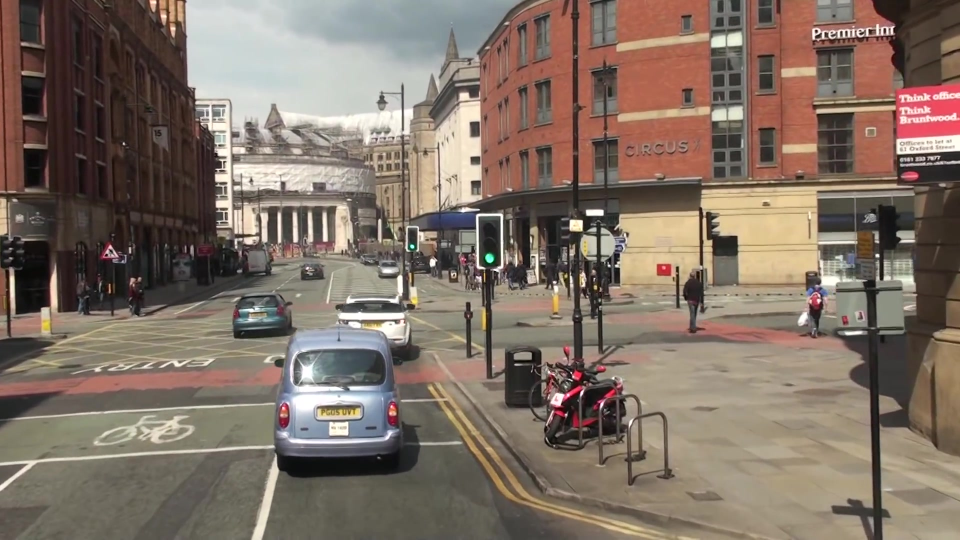
#> input picture example.jpg, 1920 x 1080 px (shown at 1/2 size)
$ jupyter execute tester.ipynb
#> lines starting #> are read from the running program, lines starting #| are printed output that depends on the picture; after the words box and inside, x2 and y2 are one past the last pixel; in counts of white or black regions, pixels touching at a corner belong together
### utils/bounding_box.py
import cv2
import numpy as np


def draw_bounding_boxes(image, boxes, class_names, colors):
    for box in boxes:
        x, y, w, h = box[1:]
        left = int(x - w/2)
        top = int(y - h/2)
        right = int(x + w/2)
        bottom = int(y + h/2)
        class_id = int(box[0])
        class_name = class_names[class_id]
        color = colors[class_id]
        cv2.rectangle(image, (left, top), (right, bottom), color, thickness=2)
        cv2.putText(image, class_name, (left, top-10), cv2.FONT_HERSHEY_SIMPLEX, fontScale=0.5, color=color, thickness=1)

# [15 lines left out: function draw_bounding_boxes_on_video, not called in this run]

### tester.ipynb
[cell 1]
from utils.bounding_box import draw_bounding_boxes
import cv2
import numpy as np

# Define some example data
boxes = np.array([
    [0, 100, 200, 50, 100],
    [1, 300, 400, 100, 200],
    [2, 500, 600, 150, 250]
])
class_names = ['car', 'person', 'bicycle']
colors = [(0, 255, 0), (0, 0, 255), (255, 0, 0)]

# Load an example image
image = cv2.imread('example.jpg')
#> image is the input picture: shape (1080, 1920, 3); mean B, G, R 101.5, 113.2, 128.8

# Draw the bounding boxes on the image
draw_bounding_boxes(image, boxes, class_names, colors)
#> after the loop in draw_bounding_boxes, `for box in boxes:`:
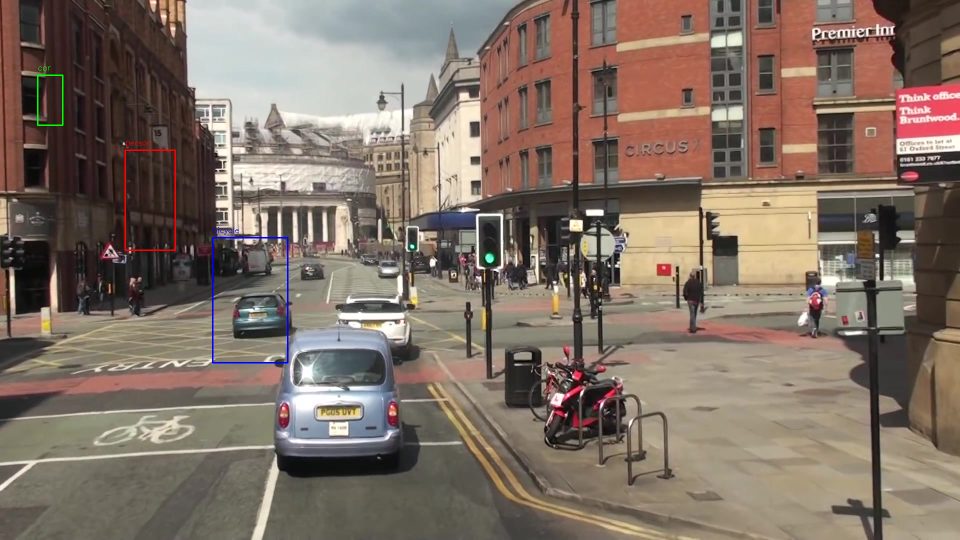
#> image: shape (1080, 1920, 3) (shown at 1/2 size); 0.26% of pixels changed, all inside (x1, y1, x2, y2) = (74, 133, 577, 727)

# Display the image
cv2.imwrite('image.jpg', image)
#> Out = True
# cv2.waitKey(0)
# cv2.destroyAllWindows()
